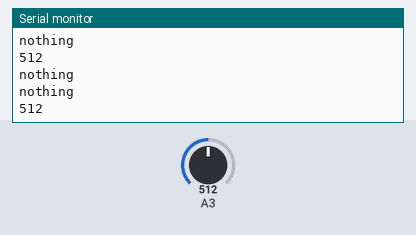
A sketch run on a simulated Arduino Uno, built with avr-gcc and run on an emulated ATmega328P. Shown: the last lines printed to the serial monitor. The test bench sets the inputs (shaded band); at power-on: A3 = 512.

Above: at 1.8 s.
1.9 s: A3 set to 716
At 2.8 s:
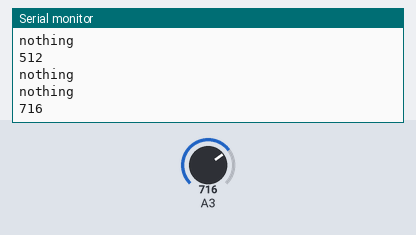
3.4 s: A3 set to 900
At 4.8 s:
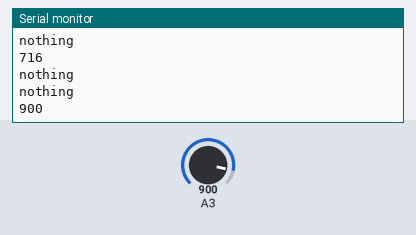
Timing chart, 0 to 6.4 s (numbered marks = the images above; inputs shaded):
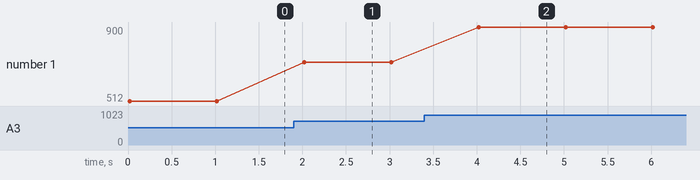

The sketch:

EX-2.ino
```cpp
char *admux = (char*) 0x7C; //Signed/unsigned does not matter if you don’t do decimal work
volatile unsigned char *adcsra = (unsigned char*) 0x7A;
volatile unsigned char *adch = (unsigned char*) 0x79;
volatile unsigned char *adcl = (unsigned char*) 0x78;
void setup()
{
*admux = 0b01000011; //Set analog reference to AVCC and analog source to PC3.
*adcsra = 0b11000111; //Enable ADC, start conversion and set pre-scaler to 128
Serial.begin(9600);
while(1)
{
*adcsra |= 0b01000000; //Start conversion (Set ADSC bit)
while (((*adcsra) & 0b01000000)) //As long as ADSC bit is HIGH
{
Serial.println("nothing");
}
int lowbyte = (*adcl); //Capture low byte
int highbyte = (*adch); //Capture high byte
int value = (highbyte<<8) | lowbyte; //Merge high byte and low byte
Serial.println(value);
delay(1000);
}
}
```

Measured:
- after the input at 1.9 s, the serial monitor: prints a new line after 0.12 s (image 1)
- after the input at 3.4 s, the serial monitor: prints a new line after 0.62 s (image 2)
- plotted number 1: 512 → 716 after the input at 1.9 s, 716 → 900 after the input at 3.4 s
